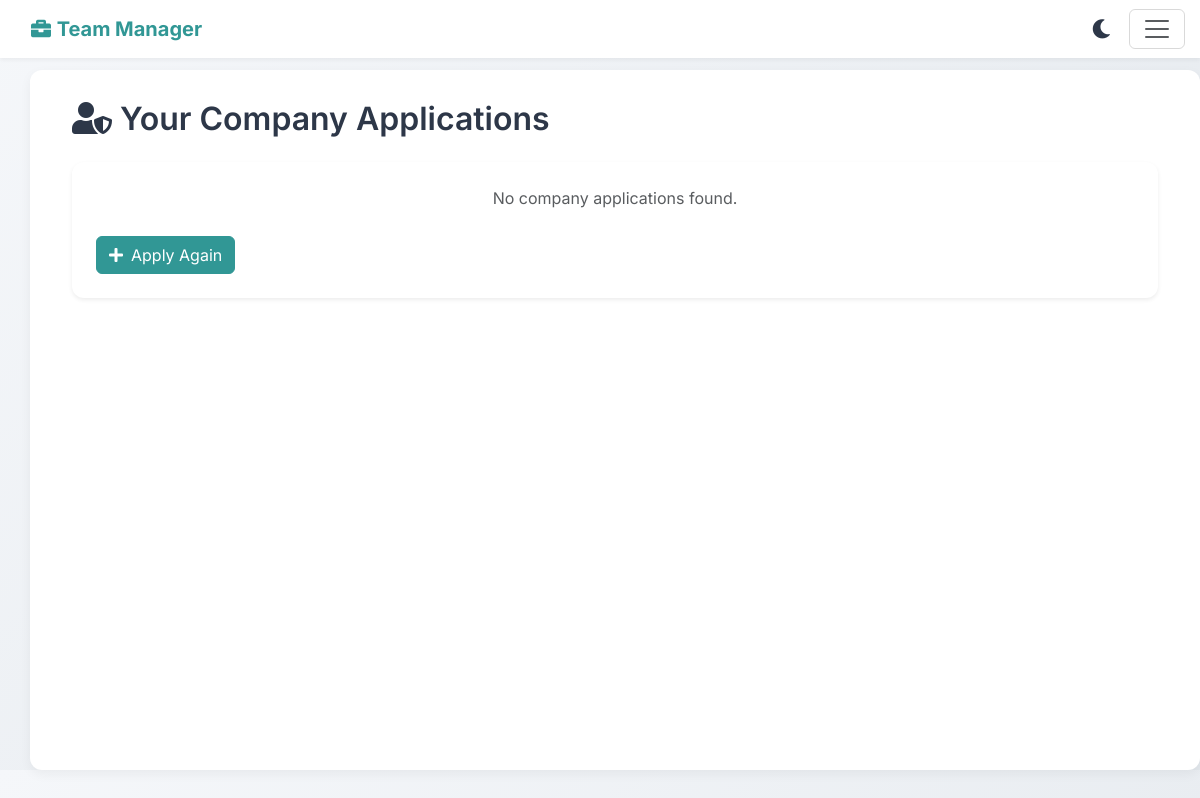
Page /tenants/application-status/11/ on the earlier database version.
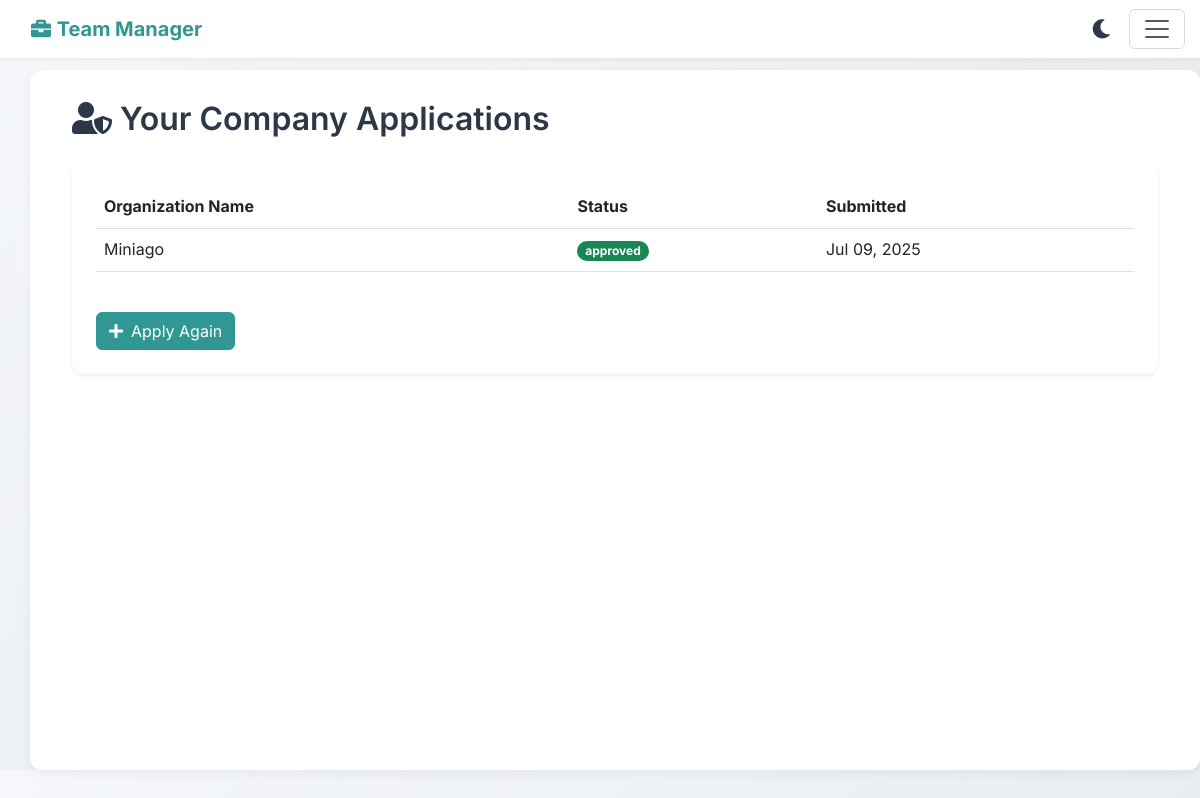
Same page on the later database version.
### tenants/models.py (models this page shows, shortened)
class TenantApplication(models.Model):
    STATUS_CHOICES = [
        ('pending', 'Pending'),
        ('approved', 'Approved'),
        ('rejected', 'Rejected'),
    ]
    username = models.CharField(max_length=150, unique=True)
    email = models.EmailField(unique=True)
    password = models.CharField(max_length=255)
    organization_name = models.CharField(max_length=100, unique=True)
    slug = models.SlugField(max_length=100, unique=True)
    status = models.CharField(max_length=20, choices=STATUS_CHOICES, default='pending')
    created_at = models.DateTimeField(auto_now_add=True)
    updated_at = models.DateTimeField(auto_now=True)

### tenants/views.py (the view)
# urls.py: path('application-status/<int:identifier>/', application_status, name='application_status'),
def application_status(request, identifier):
    applications = TenantApplication.objects.filter(id=identifier)
    logger.debug(f"Listed {applications.count()} applications for identifier: {identifier}")
    if not applications:
        messages.warning(request, "No applications found for the provided identifier.")
    return render(request, 'tenants/application_status.html', {'applications': applications})

### documents/context_processors.py (called while the page is built, shortened)
def notification_count(request):
    print("Meer>>>>>", request)
    return {'unseen_notification_count': 0}

### tenants/templates/tenants/application_status.html (shortened to what this page needs)
{% extends "base.html" %}
{% load static %}
{% block content %}
<div class="container-fluid">
    <h2 class="mb-4" style="font-weight: 600; color: #2d3748;">
        <i class="fas fa-user-shield me-2"></i>Your Company Applications
    </h2>
    <div class="card shadow-sm border-0" style="border-radius: 12px; background: #ffffff;">
        <div class="card-body p-4">
            {% if applications %}
            <div class="table-responsive">
                <table class="table table-hover">
                    <thead>
                        <tr style="background: #f8fafc; color: #2d3748;">
                            <th scope="col">Organization Name</th>
                            <th scope="col">Status</th>
                            <th scope="col">Submitted</th>
                        </tr>
                    </thead>
                    <tbody>
                        {% for application in applications %}
                        <tr style="transition: background-color 0.2s ease;">
                            <td>{{ application.organization_name }}</td>
                            <td>
                                <span class="badge {% if application.status == 'pending' %}bg-warning{% elif application.status == 'approved' %}bg-success{% else %}bg-danger{% endif %}">
                                    {{ application.status }}
                                </span>
                            </td>
                            <td>{{ application.created_at|date:"M d, Y" }}</td>
                        </tr>
                        {% endfor %}
                    </tbody>
                </table>
            </div>
            {% else %}
            <p class="text-muted text-center">No company applications found.</p>
            {% endif %}
            <div class="mt-4">
                <a href="{% url 'apply_for_tenant' %}" class="btn btn-primary" title="Apply for a New Tenant" aria-label="Apply for a New Tenant">
                    <i class="fas fa-plus me-2"></i>Apply Again
                </a>
            </div>
        </div>
    </div>
</div>
{% endblock %}

Differences in the rows shown:
added TenantApplication: organization_name "Miniago", status "approved", created_at "Jul 09, 2025"
Other differences:
text no longer shown: "No company applications found."
text now shown: "Organization Name Status Submitted"
